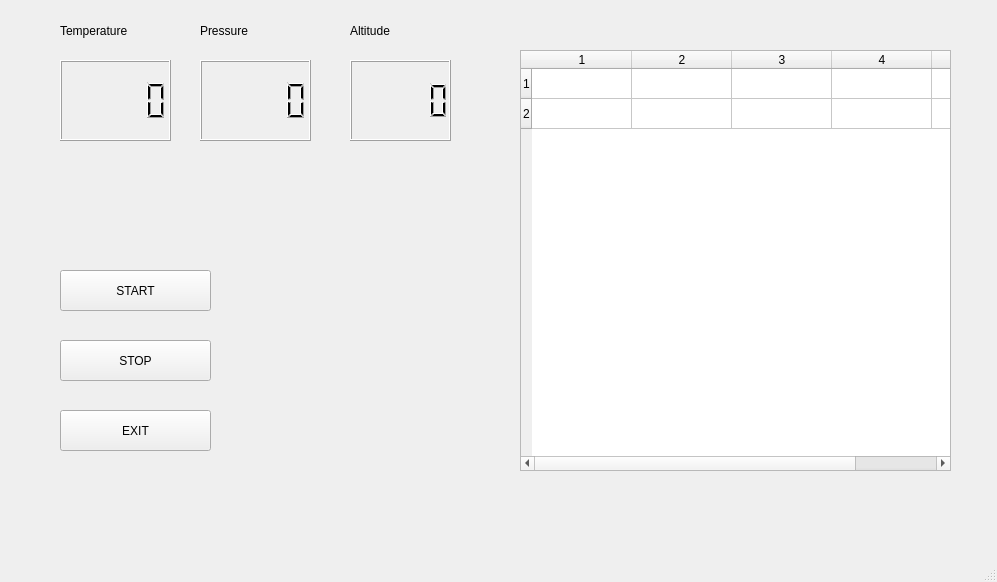
<?xml version="1.0" encoding="UTF-8"?>
<ui version="4.0">
 <class>MainWindow</class>
 <widget class="QMainWindow" name="MainWindow">
  <property name="geometry">
   <rect>
    <x>0</x>
    <y>0</y>
    <width>997</width>
    <height>582</height>
   </rect>
  </property>
  <property name="windowTitle">
   <string>BMP180 &amp; Nokia5110 LCD</string>
  </property>
  <widget class="QWidget" name="centralwidget">
   <widget class="QPushButton" name="pbStart">
    <property name="geometry">
     <rect>
      <x>60</x>
      <y>270</y>
      <width>151</width>
      <height>41</height>
     </rect>
    </property>
    <property name="text">
     <string>START</string>
    </property>
   </widget>
   <widget class="QPushButton" name="pbStop">
    <property name="geometry">
     <rect>
      <x>60</x>
      <y>340</y>
      <width>151</width>
      <height>41</height>
     </rect>
    </property>
    <property name="text">
     <string>STOP</string>
    </property>
   </widget>
   <widget class="QPushButton" name="pbExit">
    <property name="geometry">
     <rect>
      <x>60</x>
      <y>410</y>
      <width>151</width>
      <height>41</height>
     </rect>
    </property>
    <property name="text">
     <string>EXIT</string>
    </property>
   </widget>
   <widget class="QTableWidget" name="tblDatabase">
    <property name="geometry">
     <rect>
      <x>520</x>
      <y>50</y>
      <width>431</width>
      <height>421</height>
     </rect>
    </property>
    <property name="rowCount">
     <number>2</number>
    </property>
    <property name="columnCount">
     <number>5</number>
    </property>
    <row/>
    <row/>
    <column/>
    <column/>
    <column/>
    <column/>
    <column/>
   </widget>
   <widget class="QLCDNumber" name="lcdTemp">
    <property name="geometry">
     <rect>
      <x>60</x>
      <y>60</y>
      <width>111</width>
      <height>81</height>
     </rect>
    </property>
   </widget>
   <widget class="QLCDNumber" name="lcdPressure">
    <property name="geometry">
     <rect>
      <x>200</x>
      <y>60</y>
      <width>111</width>
      <height>81</height>
     </rect>
    </property>
   </widget>
   <widget class="QLCDNumber" name="lcdAltitude">
    <property name="geometry">
     <rect>
      <x>350</x>
      <y>60</y>
      <width>101</width>
      <height>81</height>
     </rect>
    </property>
   </widget>
   <widget class="QLabel" name="label">
    <property name="geometry">
     <rect>
      <x>60</x>
      <y>20</y>
      <width>81</width>
      <height>21</height>
     </rect>
    </property>
    <property name="text">
     <string>Temperature</string>
    </property>
   </widget>
   <widget class="QLabel" name="label_2">
    <property name="geometry">
     <rect>
      <x>200</x>
      <y>20</y>
      <width>81</width>
      <height>21</height>
     </rect>
    </property>
    <property name="text">
     <string>Pressure</string>
    </property>
   </widget>
   <widget class="QLabel" name="label_3">
    <property name="geometry">
     <rect>
      <x>350</x>
      <y>20</y>
      <width>81</width>
      <height>21</height>
     </rect>
    </property>
    <property name="text">
     <string>Altitude</string>
    </property>
   </widget>
  </widget>
  <widget class="QMenuBar" name="menubar">
   <property name="geometry">
    <rect>
     <x>0</x>
     <y>0</y>
     <width>997</width>
     <height>21</height>
    </rect>
   </property>
  </widget>
  <widget class="QStatusBar" name="statusbar"/>
 </widget>
 <resources/>
 <connections/>
</ui>
